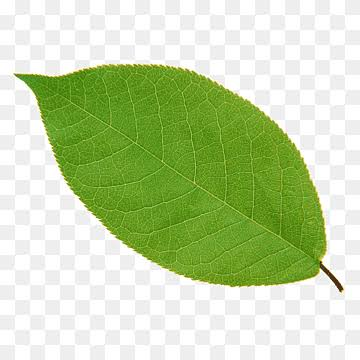
#> input picture simulation/leaf/00007.jpeg, 360 x 360 px
$ python -i leaf_counter.py   (imports and definitions only)
#> lines starting #> are read from the running program, lines starting #| are printed output that depends on the picture; after the words box and inside, x2 and y2 are one past the last pixel; in counts of white or black regions, pixels touching at a corner belong together
#> further down, picture is the input picture: shape (360, 360, 3); mean B, G, R 169.9, 213.1, 195.2
### src/preprocessing/hsv_mask.py
"""HSV-based green color masking for isolating vegetation from soil/dry-straw background."""

from dataclasses import dataclass

import cv2
import numpy as np

# OpenCV HSV ranges: H in [0,179], S/V in [0,255].
# Tuned to admit yellow-green through blue-green vegetation while excluding
# dry straw (~H 20-30, high V, low-mid S) and soil (low S, brown hue).
DEFAULT_LOWER_GREEN = np.array([28, 35, 30], dtype=np.uint8)
DEFAULT_UPPER_GREEN = np.array([95, 255, 255], dtype=np.uint8)


@dataclass
class MaskConfig:
    lower: np.ndarray = None
    upper: np.ndarray = None
    open_kernel: int = 3
    open_iterations: int = 1
    close_kernel: int = 7
    close_iterations: int = 2
    blur_kernel: int = 5

    def __post_init__(self):
        if self.lower is None:
            self.lower = DEFAULT_LOWER_GREEN
        if self.upper is None:
            self.upper = DEFAULT_UPPER_GREEN


def green_mask(image_bgr: np.ndarray, config: MaskConfig = None) -> np.ndarray:
    """Return a binary (0/255) mask of green-vegetation pixels in image_bgr."""
    config = config or MaskConfig()

    blurred = cv2.GaussianBlur(image_bgr, (config.blur_kernel, config.blur_kernel), 0)
    hsv = cv2.cvtColor(blurred, cv2.COLOR_BGR2HSV)
#> hsv: shape (360, 360, 3); mean H, S, V 20.1, 71.4, 213.2
    mask = cv2.inRange(hsv, config.lower, config.upper)
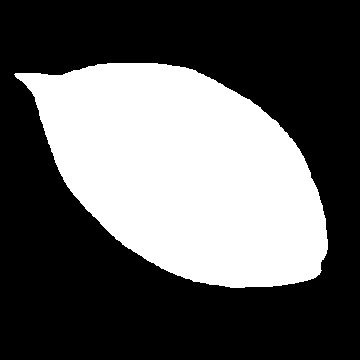
#> mask: shape (360, 360); 36.5% white; 1 white region, box (x1, y1, x2, y2) and area: (14, 63, 328, 288) 47278

    # Opening first removes salt-noise specks (e.g. sky glare) without eroding
    # plant silhouettes; closing after fills small holes inside leaf clusters.
    open_k = cv2.getStructuringElement(cv2.MORPH_ELLIPSE, (config.open_kernel, config.open_kernel))
    close_k = cv2.getStructuringElement(cv2.MORPH_ELLIPSE, (config.close_kernel, config.close_kernel))
    mask = cv2.morphologyEx(mask, cv2.MORPH_OPEN, open_k, iterations=config.open_iterations)
#> mask: shape (360, 360); 36.5% white; 1 white region, box (x1, y1, x2, y2) and area: (14, 63, 328, 288) 47274
    mask = cv2.morphologyEx(mask, cv2.MORPH_CLOSE, close_k, iterations=config.close_iterations)
#> mask: shape (360, 360); 36.5% white; 1 white region, box (x1, y1, x2, y2) and area: (14, 63, 328, 288) 47291

    return mask


# [37 lines left out: functions apply_mask_hard, apply_mask_soft, green_pixel_ratio, visualize_pipeline, not called in this run]

### src/analysis/leaf_counter.py
"""Per-leaf instance splitting and counting via distance-transform watershed
on the HSV green mask. A classical-CV addition, not a trained model — no new
dataset or GPU time required, at the cost of accuracy on heavily overlapping
or thin/wispy leaves (the distance-transform 'neck' between two touching
blobs has to be visible in the mask for the split to happen; leaves that
fully overlap in the 2D projection will under-count)."""

from dataclasses import dataclass

import cv2
import numpy as np

from ..preprocessing.hsv_mask import MaskConfig, green_mask


@dataclass
class LeafCountResult:
    count: int
    label_map: np.ndarray  # same H,W as input; 0 = background, >=2 = leaf id


def count_leaves(
    image_bgr: np.ndarray,
    config: MaskConfig = None,
    min_area: int = 120,
    fg_ratio: float = 0.35,
) -> LeafCountResult:
    """Segment individual leaf blobs from the green mask. fg_ratio controls
    how conservative the 'sure foreground' seed threshold is (as a fraction
    of the max distance-transform value) — raise it if touching leaves are
    being merged into one count, lower it if single leaves are being split
    into several."""
    mask = green_mask(image_bgr, config)

    dist = cv2.distanceTransform(mask, cv2.DIST_L2, 5)
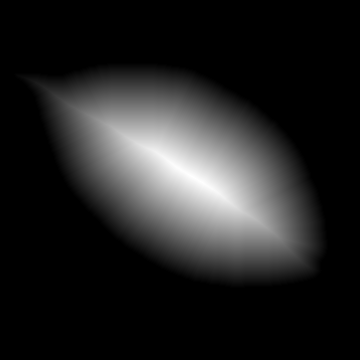
#> dist: shape (360, 360) float32; min 0, max 93.67, mean 13.1; drawn with min black and max white
    if dist.max() == 0:
        return LeafCountResult(0, np.zeros(mask.shape, dtype=np.int32))

    _, sure_fg = cv2.threshold(dist, fg_ratio * dist.max(), 255, 0)
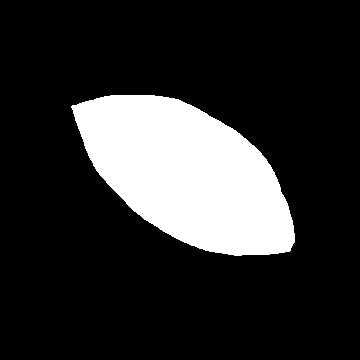
#> sure_fg: shape (360, 360) float32; 18% white; 1 white region, box (x1, y1, x2, y2) and area: (71, 95, 295, 256) 23380
    sure_fg = sure_fg.astype(np.uint8)

    kernel = np.ones((3, 3), np.uint8)
    sure_bg = cv2.dilate(mask, kernel, iterations=3)
#> sure_bg: shape (360, 360); 39% white; 1 white region, box (x1, y1, x2, y2) and area: (11, 60, 331, 291) 50579
    unknown = cv2.subtract(sure_bg, sure_fg)
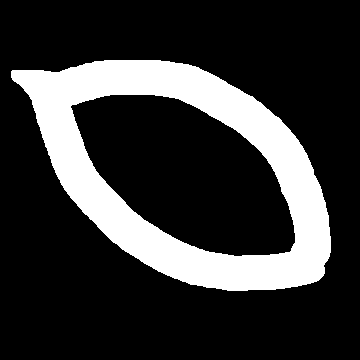
#> unknown: shape (360, 360); 21% white; 1 white region, box (x1, y1, x2, y2) and area: (11, 60, 331, 291) 27199

    _, markers = cv2.connectedComponents(sure_fg)
    markers = markers + 1
    markers[unknown == 255] = 0
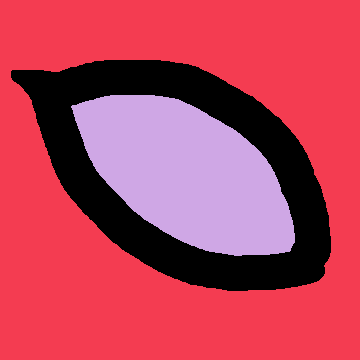
#> markers: shape (360, 360) int32; 3 distinct labels, from 0 to 2; one colour per label, 0 black

    cv2.watershed(image_bgr.copy(), markers)

    labels, counts = np.unique(markers, return_counts=True)
#> labels = [-1, 1, 2]; counts = [2247, 81738, 45615]
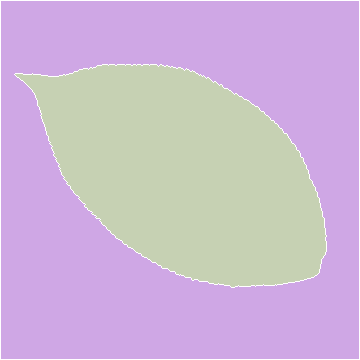
#> markers: shape (360, 360) int32; 3 distinct labels, from -1 to 2; one colour per label, 0 black, -1 white
    # label 1 is background (from connectedComponents' zero relabeled to 1),
    # label -1 is watershed boundary pixels — only >=2 are candidate leaves.
    leaf_ids = [lbl for lbl, cnt in zip(labels, counts) if lbl >= 2 and cnt >= min_area]
#> leaf_ids = [2]

    label_map = np.where(np.isin(markers, leaf_ids), markers, 0).astype(np.int32)
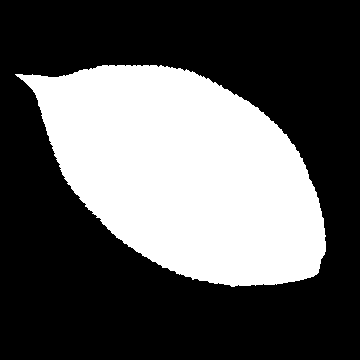
#> label_map: shape (360, 360) int32; values 0 (black) and 2 (white), 35.2% white; 1 white region, box (x1, y1, x2, y2) and area: (15, 65, 326, 287) 45615
    return LeafCountResult(len(leaf_ids), label_map)


# [45 lines left out: functions render_leaf_overlay, count_leaves_in_regions, not called in this run]

>>> import cv2
>>> picture = cv2.imread('../../simulation/leaf/00007.jpeg')
>>> result = count_leaves(picture)

$ run again, on simulation/leaf/00008.jpeg
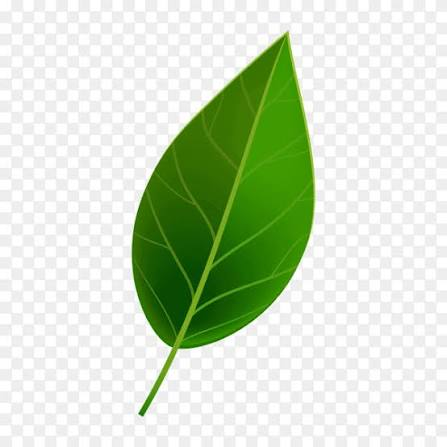
#> input picture simulation/leaf/00008.jpeg, 447 x 447 px
#> picture is the input picture: shape (447, 447, 3); mean B, G, R 198.3, 220.8, 207.3
#> hsv: shape (447, 447, 3); mean H, S, V 13.3, 47.3, 220.8
#> sure_bg: shape (447, 447); 22% white; 1 white region, box (x1, y1, x2, y2) and area: (128, 28, 320, 420) 43958
#> unknown: shape (447, 447); 12.4% white; 1 white region, box (x1, y1, x2, y2) and area: (128, 28, 320, 420) 24818
#> labels = [-1, 1, 2]; counts = [2619, 158823, 38367]
#> in count_leaves, `labels, counts = np.unique(markers, return_counts=True)`:
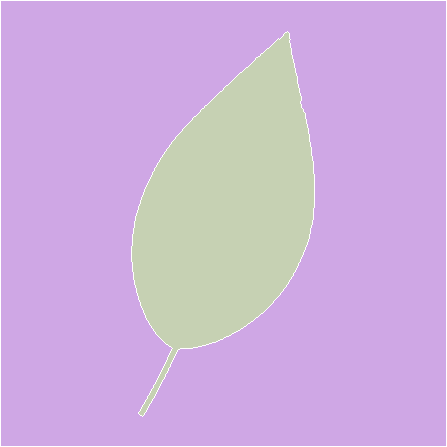
#> markers: shape (447, 447) int32; 3 distinct labels, from -1 to 2; one colour per label, 0 black, -1 white
#> leaf_ids = [2]
#> in count_leaves, `label_map = np.where(np.isin(markers, leaf_ids), markers, 0).astype(np..`:
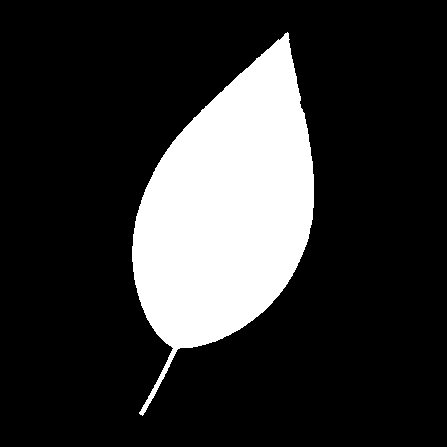
#> label_map: shape (447, 447) int32; values 0 (black) and 2 (white), 19.2% white; 1 white region, box (x1, y1, x2, y2) and area: (132, 32, 314, 416) 38367

$ run again, on simulation/leaf/00009.jpeg
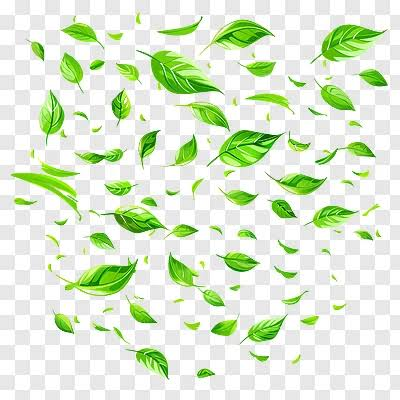
#> input picture simulation/leaf/00009.jpeg, 400 x 400 px
#> picture is the input picture: shape (400, 400, 3); mean B, G, R 209.9, 235, 221.5
#> hsv: shape (400, 400, 3); mean H, S, V 38.6, 32.9, 235.6
#> sure_bg: shape (400, 400); 38.7% white; 39 white regions, largest, box (x1, y1, x2, y2) and area: (55, 46, 314, 181) 13758, (7, 145, 201, 328) 11436, (305, 20, 387, 131) 4378
#> unknown: shape (400, 400); 33.7% white; 39 white regions, largest, box (x1, y1, x2, y2) and area: (55, 46, 314, 181) 10831, (7, 145, 201, 328) 9617, (305, 20, 387, 131) 3416
#> labels = 36 values from -1 to 35; counts = 36 values, max 136318 at index 1, min 117 at index 18, mean 4444.4
#> in count_leaves, `labels, counts = np.unique(markers, return_counts=True)`:
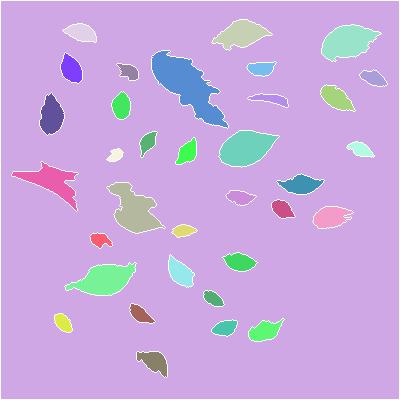
#> markers: shape (400, 400) int32; 36 distinct labels, from -1 to 35; one colour per label, 0 black, -1 white
#> leaf_ids = 33 values from 2 to 35
#> in count_leaves, `label_map = np.where(np.isin(markers, leaf_ids), markers, 0).astype(np..`:
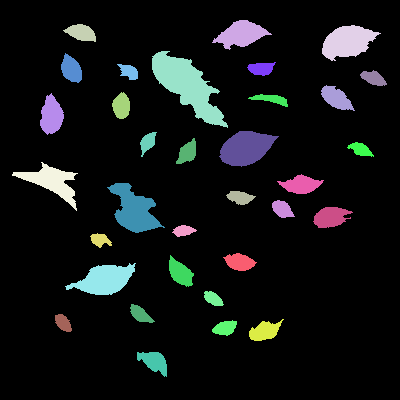
#> label_map: shape (400, 400) int32; 34 distinct labels, from 0 to 35; one colour per label, 0 black

$ run again, on simulation/leaf/0002.jpeg
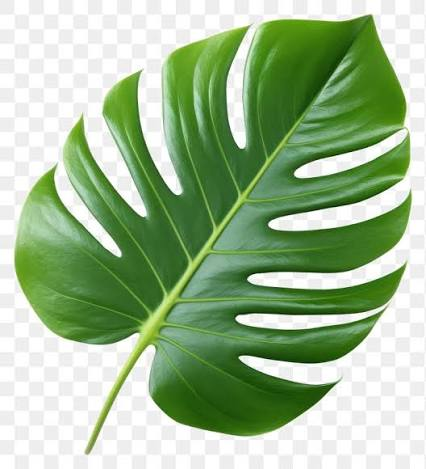
#> input picture simulation/leaf/0002.jpeg, 426 x 469 px
#> picture is the input picture: shape (469, 426, 3); mean B, G, R 149, 187.1, 160.8
#> hsv: shape (469, 426, 3); mean H, S, V 38.5, 77.5, 187.2
#> sure_bg: shape (469, 426); 59.7% white; 5 black regions, box (x1, y1, x2, y2) and area: (0, 0, 426, 469) 78433, (230, 60, 243, 136) 713, (302, 151, 373, 174) 504, (59, 177, 100, 232) 452, (255, 317, 315, 326) 400
#> unknown: shape (469, 426); 43.3% white; 1 white region, box (x1, y1, x2, y2) and area: (10, 11, 416, 457) 86446
#> labels = [-1, 1, 2, 3]; counts = [5401, 94389, 99577, 427]
#> leaf_ids = [2, 3]
#> in count_leaves, `label_map = np.where(np.isin(markers, leaf_ids), markers, 0).astype(np..`:
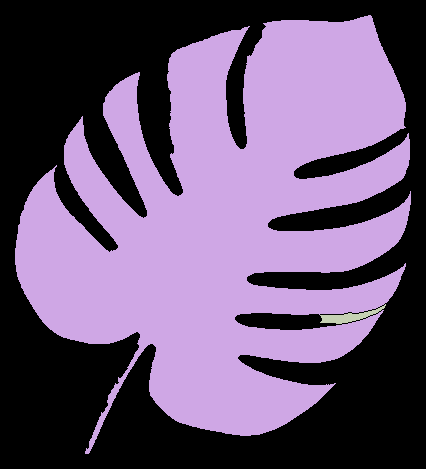
#> label_map: shape (469, 426) int32; 3 distinct labels, from 0 to 3; one colour per label, 0 black
